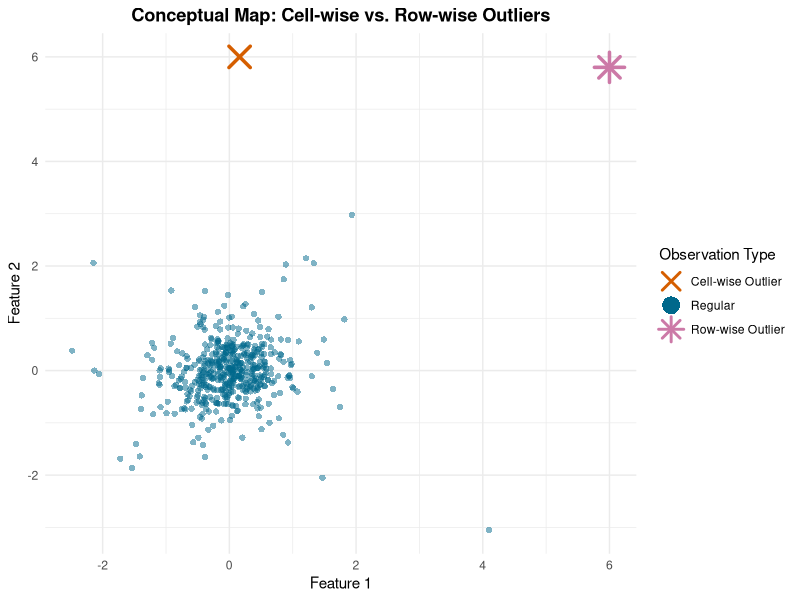
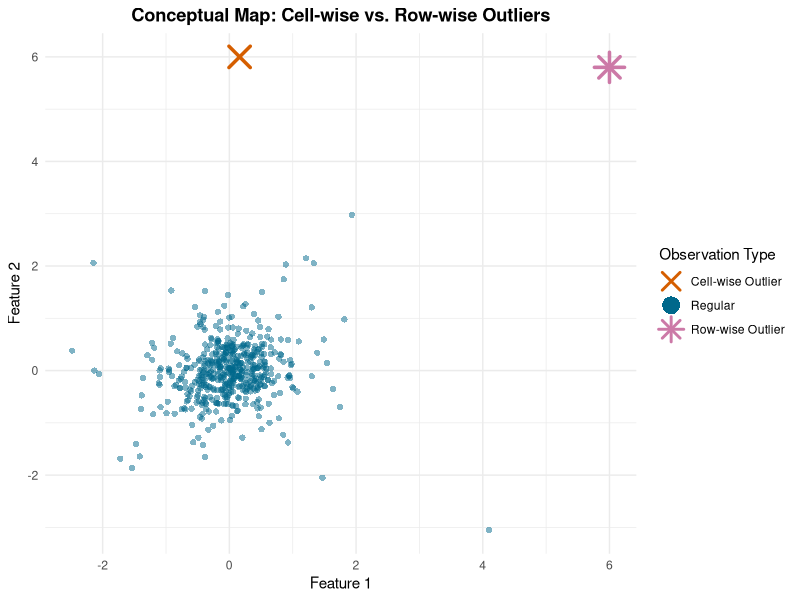

R code for these plots, in order:
################################################################################
# PROJECT: Nonparametric framework for the definition, adaptive detection and 
#          probabilistic interpretation of outliers
# AUTHORS: 
# LOCATION: SUPPLEMENTARY, Figure 1
# DESCRIPTION: Illustration of cell-wise and case-wise outliers in 2 dimensions.
################################################################################

# ==============================================================================
# 1. SETUP AND PACKAGE LOAD
# ==============================================================================
library(ggplot2)
library(dplyr)
library(mvtnorm) 

# ==============================================================================
# 2. GENERATE AND CONSOLIDATE THE DATASET
# ==============================================================================
set.seed(42)

# --- Core Data (Central Mass) ---
n_regular <- 500
tight_sigma <- matrix(c(0.2, 0.05, 0.05, 0.2), 2)

df_core <- as.data.frame(rmvt(n_regular, delta = c(0, 0), sigma = tight_sigma, df = 5))
colnames(df_core) <- c("Feature_1", "Feature_2")
df_core$Anomalous <- "Regular"

# --- Outlier 1 (Univariate / Cell-wise) ---
outlier_1 <- data.frame(
  Feature_1 = runif(1, min = -0.2, max = 0.2),
  Feature_2 = 6,
  Anomalous = "Cell-wise Outlier"
)

# --- Outlier 2 (Multivariate / Row-wise) ---
outlier_2 <- data.frame(
  Feature_1 = 6,
  Feature_2 = 5.8,
  Anomalous = "Row-wise Outlier"
)

df_combined <- bind_rows(df_core, outlier_1, outlier_2)

# ==============================================================================
# 3. CREATE THE DATA VISUALIZATION (GGPLOT2)
# ==============================================================================
p_anomalies <- ggplot(df_combined, aes(x = Feature_1, y = Feature_2, color = Anomalous, shape = Anomalous)) +
  # Regular points
  geom_point(data = subset(df_combined, Anomalous == "Regular"), alpha = 0.5, size = 1.8) +
  # Outliers: bold stroke for thickness
  geom_point(data = subset(df_combined, Anomalous != "Regular"), size = 6, stroke = 1.8) +
  
  scale_color_manual(values = c("Regular" = "deepskyblue4", 
                                "Cell-wise Outlier" = "#D55E00", 
                                "Row-wise Outlier" = "#CC79A7")) +
  
  scale_shape_manual(values = c("Regular" = 16, "Cell-wise Outlier" = 4, "Row-wise Outlier" = 8)) +
  
  labs(
    title = "Conceptual Map: Cell-wise vs. Row-wise Outliers",
    x = "Feature 1",
    y = "Feature 2",
    color = "Observation Type",
    shape = "Observation Type"
  ) +
  theme_minimal() + 
  theme(plot.title = element_text(face = "bold", hjust = 0.5),
        legend.position = "right") +
  
  guides(
    color = guide_legend(override.aes = list(alpha = 1, size = 5, stroke = 1.5)),
    shape = guide_legend(override.aes = list(size = 5, stroke = 1.5))
  ) +
  expand_limits(x = 0, y = 0)

print(p_anomalies)

# ==============================================================================
# 4. SAVE HIGH-RESOLUTION PLOT
# ==============================================================================
ggsave("case_v_cell.jpg", p_anomalies, width = 1920, height = 1080, units = "px", dpi = 300)
